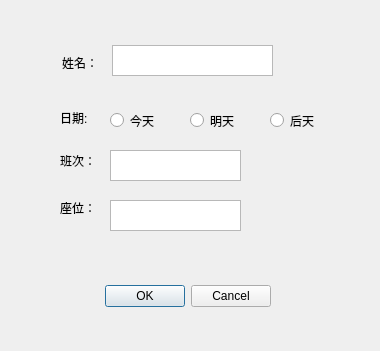
<?xml version="1.0" encoding="UTF-8"?>
<ui version="4.0">
 <class>Refund_Dialog</class>
 <widget class="QDialog" name="Refund_Dialog">
  <property name="geometry">
   <rect>
    <x>0</x>
    <y>0</y>
    <width>380</width>
    <height>351</height>
   </rect>
  </property>
  <property name="windowTitle">
   <string>办理-退票</string>
  </property>
  <widget class="QDialogButtonBox" name="buttonBox">
   <property name="geometry">
    <rect>
     <x>100</x>
     <y>280</y>
     <width>171</width>
     <height>32</height>
    </rect>
   </property>
   <property name="orientation">
    <enum>Qt::Horizontal</enum>
   </property>
   <property name="standardButtons">
    <set>QDialogButtonBox::Cancel|QDialogButtonBox::Ok</set>
   </property>
  </widget>
  <widget class="QLabel" name="label">
   <property name="geometry">
    <rect>
     <x>62</x>
     <y>55</y>
     <width>45</width>
     <height>16</height>
    </rect>
   </property>
   <property name="text">
    <string>姓名：</string>
   </property>
  </widget>
  <widget class="QRadioButton" name="radio_Today">
   <property name="geometry">
    <rect>
     <x>110</x>
     <y>110</y>
     <width>59</width>
     <height>21</height>
    </rect>
   </property>
   <property name="text">
    <string>今天</string>
   </property>
  </widget>
  <widget class="QTextEdit" name="textEdit_name">
   <property name="geometry">
    <rect>
     <x>112</x>
     <y>45</y>
     <width>161</width>
     <height>31</height>
    </rect>
   </property>
  </widget>
  <widget class="QLabel" name="label_6">
   <property name="geometry">
    <rect>
     <x>60</x>
     <y>110</y>
     <width>41</width>
     <height>16</height>
    </rect>
   </property>
   <property name="text">
    <string>日期:</string>
   </property>
  </widget>
  <widget class="QRadioButton" name="radio_Tomo">
   <property name="geometry">
    <rect>
     <x>190</x>
     <y>110</y>
     <width>59</width>
     <height>21</height>
    </rect>
   </property>
   <property name="text">
    <string>明天</string>
   </property>
  </widget>
  <widget class="QRadioButton" name="radio_Dayafter">
   <property name="geometry">
    <rect>
     <x>270</x>
     <y>110</y>
     <width>59</width>
     <height>21</height>
    </rect>
   </property>
   <property name="text">
    <string>后天</string>
   </property>
  </widget>
  <widget class="QTextEdit" name="textEdit_BusID">
   <property name="geometry">
    <rect>
     <x>110</x>
     <y>150</y>
     <width>131</width>
     <height>31</height>
    </rect>
   </property>
  </widget>
  <widget class="QLabel" name="label_7">
   <property name="geometry">
    <rect>
     <x>60</x>
     <y>200</y>
     <width>41</width>
     <height>16</height>
    </rect>
   </property>
   <property name="text">
    <string>座位：</string>
   </property>
  </widget>
  <widget class="QLabel" name="label_3">
   <property name="geometry">
    <rect>
     <x>60</x>
     <y>150</y>
     <width>45</width>
     <height>21</height>
    </rect>
   </property>
   <property name="text">
    <string>班次：</string>
   </property>
  </widget>
  <widget class="QTextEdit" name="textEdit_SeatNumber">
   <property name="geometry">
    <rect>
     <x>110</x>
     <y>200</y>
     <width>131</width>
     <height>31</height>
    </rect>
   </property>
  </widget>
 </widget>
 <resources/>
 <connections>
  <connection>
   <sender>buttonBox</sender>
   <signal>accepted()</signal>
   <receiver>Refund_Dialog</receiver>
   <slot>accept()</slot>
   <hints>
    <hint type="sourcelabel">
     <x>248</x>
     <y>254</y>
    </hint>
    <hint type="destinationlabel">
     <x>157</x>
     <y>274</y>
    </hint>
   </hints>
  </connection>
  <connection>
   <sender>buttonBox</sender>
   <signal>rejected()</signal>
   <receiver>Refund_Dialog</receiver>
   <slot>reject()</slot>
   <hints>
    <hint type="sourcelabel">
     <x>316</x>
     <y>260</y>
    </hint>
    <hint type="destinationlabel">
     <x>286</x>
     <y>274</y>
    </hint>
   </hints>
  </connection>
 </connections>
</ui>
